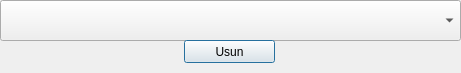
<?xml version="1.0" encoding="UTF-8"?>
<ui version="4.0">
 <class>opcja5</class>
 <widget class="QDialog" name="opcja5">
  <property name="geometry">
   <rect>
    <x>0</x>
    <y>0</y>
    <width>461</width>
    <height>73</height>
   </rect>
  </property>
  <property name="windowTitle">
   <string>Dialog</string>
  </property>
  <widget class="QComboBox" name="box">
   <property name="geometry">
    <rect>
     <x>0</x>
     <y>0</y>
     <width>461</width>
     <height>41</height>
    </rect>
   </property>
  </widget>
  <widget class="QPushButton" name="PushButton">
   <property name="geometry">
    <rect>
     <x>184</x>
     <y>40</y>
     <width>91</width>
     <height>23</height>
    </rect>
   </property>
   <property name="text">
    <string>Usun</string>
   </property>
  </widget>
 </widget>
 <resources/>
 <connections>
  <connection>
   <sender>box</sender>
   <signal>currentIndexChanged(int)</signal>
   <receiver>opcja5</receiver>
   <slot>dousuniecia()</slot>
   <hints>
    <hint type="sourcelabel">
     <x>230</x>
     <y>20</y>
    </hint>
    <hint type="destinationlabel">
     <x>230</x>
     <y>36</y>
    </hint>
   </hints>
  </connection>
  <connection>
   <sender>PushButton</sender>
   <signal>clicked()</signal>
   <receiver>opcja5</receiver>
   <slot>usun()</slot>
   <hints>
    <hint type="sourcelabel">
     <x>229</x>
     <y>51</y>
    </hint>
    <hint type="destinationlabel">
     <x>230</x>
     <y>36</y>
    </hint>
   </hints>
  </connection>
 </connections>
 <slots>
  <slot>dousuniecia()</slot>
  <slot>usun()</slot>
 </slots>
</ui>
